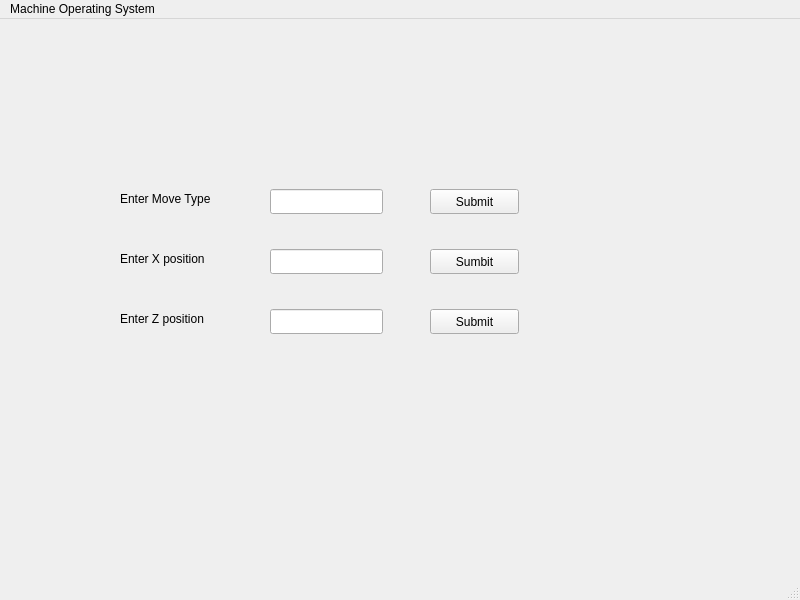
<?xml version="1.0" encoding="UTF-8"?>
<ui version="4.0">
 <class>MainWindow</class>
 <widget class="QMainWindow" name="MainWindow">
  <property name="geometry">
   <rect>
    <x>0</x>
    <y>0</y>
    <width>800</width>
    <height>600</height>
   </rect>
  </property>
  <property name="windowTitle">
   <string>MainWindow</string>
  </property>
  <widget class="QWidget" name="centralwidget">
   <widget class="QLineEdit" name="lineEdit">
    <property name="geometry">
     <rect>
      <x>270</x>
      <y>170</y>
      <width>113</width>
      <height>25</height>
     </rect>
    </property>
   </widget>
   <widget class="QLineEdit" name="lineEdit_2">
    <property name="geometry">
     <rect>
      <x>270</x>
      <y>230</y>
      <width>113</width>
      <height>25</height>
     </rect>
    </property>
   </widget>
   <widget class="QLineEdit" name="lineEdit_3">
    <property name="geometry">
     <rect>
      <x>270</x>
      <y>290</y>
      <width>113</width>
      <height>25</height>
     </rect>
    </property>
   </widget>
   <widget class="QPushButton" name="pushButton">
    <property name="geometry">
     <rect>
      <x>430</x>
      <y>170</y>
      <width>89</width>
      <height>25</height>
     </rect>
    </property>
    <property name="text">
     <string>Submit</string>
    </property>
   </widget>
   <widget class="QPushButton" name="pushButton_2">
    <property name="geometry">
     <rect>
      <x>430</x>
      <y>230</y>
      <width>89</width>
      <height>25</height>
     </rect>
    </property>
    <property name="text">
     <string>Sumbit</string>
    </property>
   </widget>
   <widget class="QPushButton" name="pushButton_3">
    <property name="geometry">
     <rect>
      <x>430</x>
      <y>290</y>
      <width>89</width>
      <height>25</height>
     </rect>
    </property>
    <property name="text">
     <string>Submit</string>
    </property>
   </widget>
   <widget class="QLabel" name="label">
    <property name="geometry">
     <rect>
      <x>120</x>
      <y>170</y>
      <width>131</width>
      <height>20</height>
     </rect>
    </property>
    <property name="text">
     <string>Enter Move Type</string>
    </property>
   </widget>
   <widget class="QLabel" name="label_2">
    <property name="geometry">
     <rect>
      <x>120</x>
      <y>230</y>
      <width>111</width>
      <height>20</height>
     </rect>
    </property>
    <property name="text">
     <string>Enter X position</string>
    </property>
   </widget>
   <widget class="QLabel" name="label_3">
    <property name="geometry">
     <rect>
      <x>120</x>
      <y>290</y>
      <width>111</width>
      <height>20</height>
     </rect>
    </property>
    <property name="text">
     <string>Enter Z position</string>
    </property>
   </widget>
  </widget>
  <widget class="QMenuBar" name="menubar">
   <property name="geometry">
    <rect>
     <x>0</x>
     <y>0</y>
     <width>800</width>
     <height>22</height>
    </rect>
   </property>
   <widget class="QMenu" name="menuMachine_Operating_System">
    <property name="title">
     <string>Machine Operating System</string>
    </property>
   </widget>
   <addaction name="menuMachine_Operating_System"/>
  </widget>
  <widget class="QStatusBar" name="statusbar"/>
 </widget>
 <resources/>
 <connections/>
</ui>
